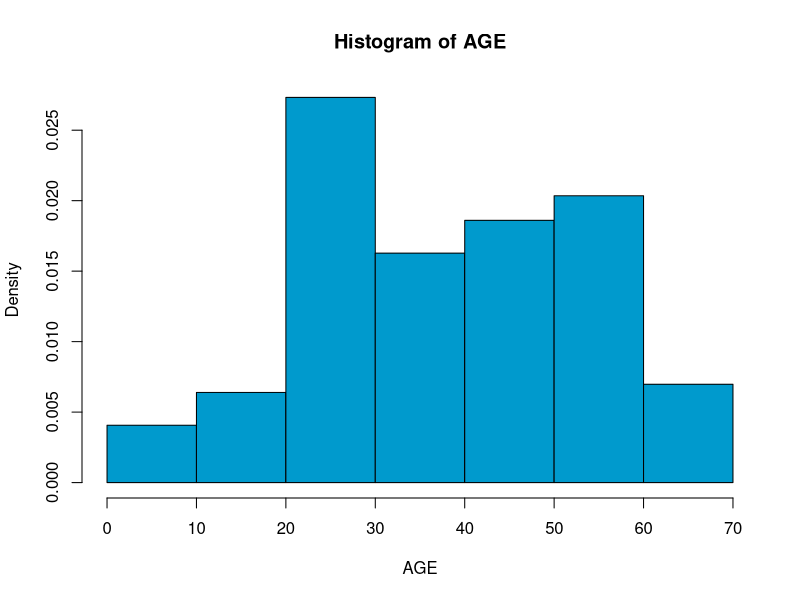
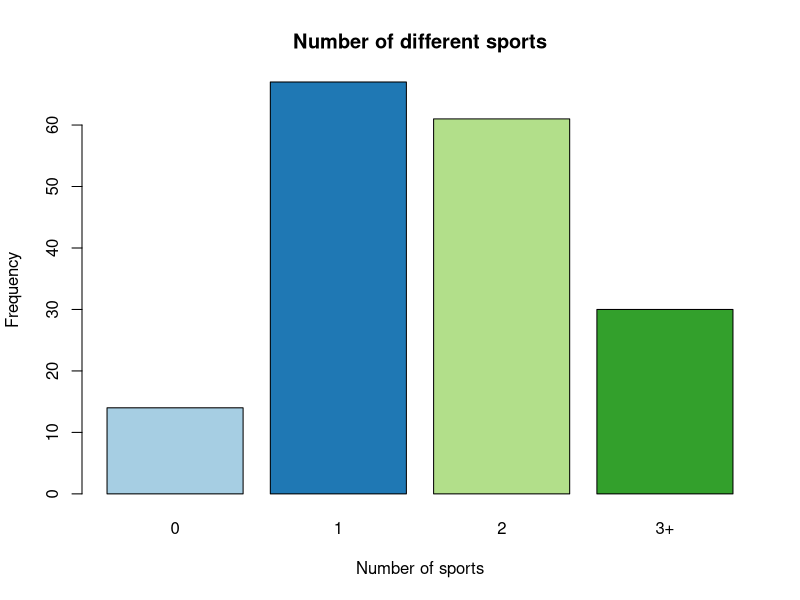
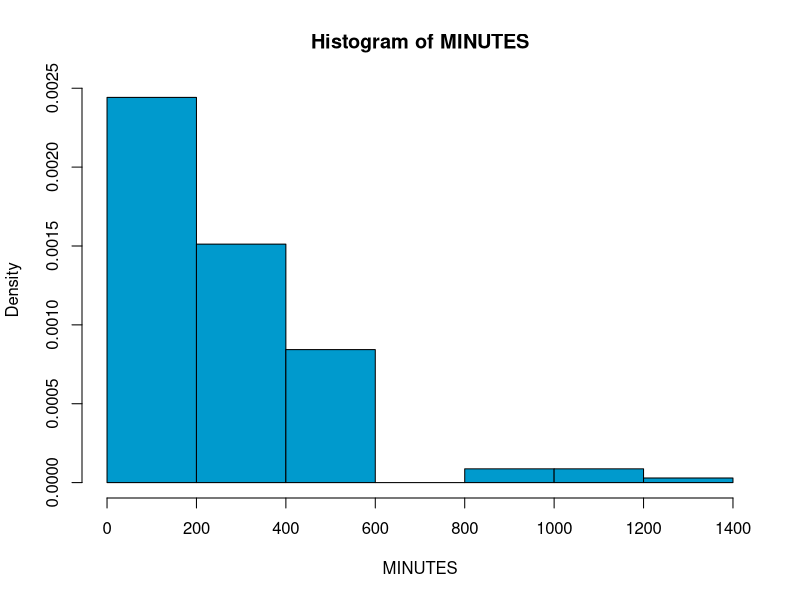

The R source for these figures, in order: (Note: this script raises an error after producing the figures.)
#The project will try to confirm these two hypotheses extracted from the 2022 Survey:
  
  #More than 60% of the Spanish population practiced some kind of sport during last year.
  #Spanish who have practiced sport during 2023 spent at least 326 minutes per week.

#Using statistical methods and clear visual representations, the aim is to present 
#a comprehensive view of sports engagement and to confirm or dismiss the previous 
#hypotheses with the information from the survey. 
library("RColorBrewer")
library(fitdistrplus)

setwd("C:\\Users\\victoria\\OneDrive - Universidad Rey Juan Carlos\\Escritorio\\MASTER\\Statistics for data analysis\\Project\\Statistics")


survey = read.csv("SPORTS_SURVEY.csv",sep = ";", dec = ",")
attach(survey)
names(survey)


## DESCRIPTIVE ANALYSIS: some plots of the data (rest were obtained from Google survey)

#Q1. What is your date of birth?
dev.new()
hist(AGE, freq = F, col= "deepskyblue3")
age_mean= mean(AGE)
age_var = var(AGE)
age_mean
age_var

#Q4. How many types of sports do you practice on a monthly basis?
dev.new()
barplot(table(N_SPORTS),main = "Number of different sports",
        xlab = "Number of sports",
        ylab = "Frequency", col=brewer.pal(n = 4, name = "Paired") )


#Q6. How many minutes did you spend practicing sports last week?
dev.new()
hist(MINUTES, freq = F, col= "deepskyblue3")


#Q7. Which days of the week did you practice these sports last week?

dev.new()
barplot(table(WEEK_BLOCK),main = "Moment of the week",
        ylab = "Frequency", col=brewer.pal(n = 4, name = "Paired") )


#Q8. At what time of the day do you usually exercise?

dev.new()  
barplot(table(DAY_M),main = "Moment of the day",
        ylab = "Frequency", col=brewer.pal(n = 4, name = "Paired") )


##MODEL FITTING

# We choose to fit a univariate distribution model for the minutes variable. 
#By observing the plot, we will try with exponential, gamma and lognormal,
# and compare the results 

#Before fitting, we need to get rid of the 0 on the data, as some distributions
#do not support them.

df_survey = data.frame(survey)
df_nonzero = df_survey[df_survey$MINUTES != 0, , drop = FALSE]
MINUTES_NZ= df_nonzero[,"MINUTES"]
hist(MINUTES_NZ, freq = F, col= "deepskyblue3")

#Fit by MM
fit_MM_exp = fitdist(MINUTES_NZ,"exp",method="mme")
fit_MM_lnorm = fitdist(MINUTES_NZ,"lnorm",method="mme")
fit_MM_gamma = fitdist(MINUTES_NZ,"gamma",method="mme")

fit_MM_exp$estimate
fit_MM_lnorm$estimate
fit_MM_gamma$estimate


#Fit by MLE 
fit_MLE_exp = fitdist(MINUTES_NZ,"exp",method="mle")
fit_MLE_lnorm = fitdist(MINUTES_NZ,"lnorm",method="mle")
fit_MLE_gamma = fitdist(MINUTES_NZ,"gamma",method="mle")

fit_MLE_exp$estimate
fit_MLE_lnorm$estimate
fit_MLE_gamma$estimate

#Plot all together on the histogram
dev.new()
hist(MINUTES_NZ, freq = FALSE, col = 'white', main = 'Distribution fitting', ylim = c(0, 0.004))

curve(dexp(x, rate = fit_MM_exp$estimate), from = 0, col = "red", add = TRUE,lwd = 2)
curve(dexp(x, rate = fit_MLE_exp$estimate), from = 0, col = "blue", add = TRUE, lty = 2,lwd = 2)

grid = seq(0, 1400, 1)
lines(grid, dlnorm(grid, fit_MM_lnorm$estimate[1], fit_MM_lnorm$estimate[2]), col = 'blueviolet', lwd = 2)  
lines(grid, dlnorm(grid, fit_MLE_lnorm$estimate[1], fit_MLE_lnorm$estimate[2]), col = 'cyan4', lwd = 2)  

lines(grid, dgamma(grid, fit_MM_gamma$estimate[1], fit_MM_gamma$estimate[2]), col = "deeppink", lwd = 2)  
lines(grid, dgamma(grid, fit_MLE_gamma$estimate[1], fit_MLE_gamma$estimate[2]), col = "chartreuse3", lty = 2, lwd = 2)  

legend("topright", c("MM exp", "MLE exp", "MM lnorm", "MLE lnorm", "MM gamma", "MLE gamma"), col = c("red", "blue", 'blueviolet', 'cyan4', 'deeppink', 'chartreuse3'), lty = c(1, 2, 1, 1, 1, 2), lwd = 2)  # Ajusta el grosor a 2

# Plot on the ecdf
dev.new()
plot(ecdf(MINUTES_NZ),main='Distribution fitting')
curve(pexp(x, rate = fit_MM_exp$estimate), from = 0, col = "red", add = TRUE,lwd = 2)
curve(pexp(x, rate = fit_MLE_exp$estimate), from = 0, col = "blue", add = TRUE, lty = 2,lwd = 2)

lines(grid, plnorm(grid, fit_MM_lnorm$estimate[1], fit_MM_lnorm$estimate[2]), col = 'blueviolet', lwd = 2)  
lines(grid, plnorm(grid, fit_MLE_lnorm$estimate[1], fit_MLE_lnorm$estimate[2]), col = 'cyan4', lwd = 2)  

lines(grid, pgamma(grid, fit_MM_gamma$estimate[1], fit_MM_gamma$estimate[2]), col = "deeppink", lwd = 2)  
lines(grid, pgamma(grid, fit_MLE_gamma$estimate[1], fit_MLE_gamma$estimate[2]), col = "chartreuse3", lty = 2, lwd = 2)  

legend("topleft", c("MM exp", "MLE exp", "MM lnorm", "MLE lnorm", "MM gamma", "MLE gamma"), col = c("red", "blue", 'blueviolet', 'cyan4', 'deeppink', 'chartreuse3'), lty = c(1, 2, 1, 1, 1, 2), lwd = 2) 


# Model comparison using AIC

fit_MM_exp$aic
fit_MM_lnorm$aic
fit_MM_gamma$aic


fit_MLE_exp$aic
fit_MLE_lnorm$aic
fit_MLE_gamma$aic


# By the AIC, Gamma MLE fits better.

## STATISTICAL INFERENCE OF ONE VARIABLE 

#First hypothesis: More than 60% of the Spanish population practiced some kind 
# of sport during last year.

n=172 #total of people in the sample
e= sum(SPORT_B == 'Si')  # persons who do exercise
p=0.60 #proportion of people that exercise
binom.test(e, n, p, alternative="g")

#pvalue= 2.2e-16--> we can confirm the hypothesis


#Second hypothesis: Spanish who have practiced sport during 2023 spent 
#less than 326 minutes per week

#First, to get a bilateral confidence interval:
t.test(MINUTES_NZ, mu = 326)

#Now we test the hypothesis: 

t.test(MINUTES_NZ, mu = 326, alternative="l")

#pvalue= 0.9995, there is not enough evidence to accept the hypothesis 



## STATISTICAL INFERENCE OF TWO VARIABLES 

        #Chi-squared hypothesis test
    #Test the dependence between doing sports or not and sex
chisq.test(SPORT_B,SEX)
chisq.test(SPORT_B,SEX)$observed
chisq.test(SPORT_B,SEX)$expected

# Cramers' V coefficient
Chi = chisq.test(SPORT_B,SEX)$statistic
N = length(SPORT_B)
V = sqrt(Chi/N)
V

#p-value = 0.466
#there is not sufficient evidence to say they are dependent
#Cramers' V coefficient=0.05559055, as closer to 0, more independency.



  #Test dependance between time of the day and day of the week
  #First approach: with none values and weekend
chisq.test(WEEK_BLOCK,DAY_M)
chisq.test(WEEK_BLOCK,DAY_M)$observed
chisq.test(WEEK_BLOCK,DAY_M)$expected


  #Expected frequencies so small, we modify the data

WEEK_BLOCK_M = ifelse(df_nonzero[,"WEEK_BLOCK"] == 'Weekend', 'Week',df_nonzero[,"WEEK_BLOCK"])

 #Repeat test
chisq.test(WEEK_BLOCK_M,df_nonzero[,"DAY_M"])
chisq.test(WEEK_BLOCK_M,df_nonzero[,"DAY_M"])$observed
chisq.test(WEEK_BLOCK_M,df_nonzero[,"DAY_M"])$expected

# Cramers' V coefficient
Chi2 = chisq.test(WEEK_BLOCK_M,df_nonzero[,"DAY_M"])$statistic
N2 = length(WEEK_BLOCK_M)
V2 = sqrt(Chi2/N2)
V2




        ##Multiple sample hypothesis test (ANOVA)
      #Test for differences in the mean minutes of sport per week
#of people doing different number of type of sports (from 0 to +3).

dev.new()
boxplot(MINUTES~N_SPORTS, col='deepskyblue3')
summary(aov(MINUTES~N_SPORTS))


# Null hypothesis can be rejected as p value is smaller than alpha, or similarly, 
# the factor is statistically significant , so there is enough evidence to affirm 
# that THERE IS AT LEAST A PAIR OF GROUPS WITH DIFFERENT MEANS.

## Correlation hypothesis test
#First, we observe how our data looks, trying several transformations
AGE_NZ= df_nonzero[,"AGE"]
dev.new()
plot(MINUTES_NZ, AGE_NZ, main= 'Original values')
dev.new()
plot(MINUTES_NZ, log(AGE_NZ), main = 'Age log transformed')
dev.new()
plot(log(MINUTES_NZ), AGE_NZ, main = 'Minutes log transformed')
dev.new()
plot(log(MINUTES_NZ), log(AGE_NZ), main = 'Both log transformed')

transformed_data = qlnorm(ppoints(MINUTES_NZ), meanlog = mean(log(MINUTES_NZ)), sdlog = sd(log(MINUTES_NZ)))
dev.new()
plot(transformed_data, AGE_NZ, main= 'Minutes logn transformed')
dev.new()
plot(transformed_data, log(AGE_NZ), main= 'Minutes logn and age log')
dev.new()
plot(transformed_data, sqrt(AGE_NZ), main= 'Minutes logn and age sqrt')


transformed_data_gamma <- qgamma(ppoints(MINUTES_NZ), fit_MLE_gamma$estimate[1], fit_MLE_gamma$estimate[2])
dev.new()
plot(transformed_data_gamma, AGE_NZ, main= 'Minutes gamma transformed')
dev.new()
plot(transformed_data_gamma, sqrt(AGE_NZ), main= 'Minutes gamma and age sqrt')
dev.new()
plot(transformed_data_gamma, log(AGE_NZ), main= 'Minutes gamma and age log')

#Finally, we perform the test on no transformed and yes to compare
#We can apply this test as n is large
length(MINUTES_NZ)
cor.test(MINUTES_NZ, AGE_NZ)
cor.test(transformed_data_gamma, AGE_NZ)

# In order to visualize the correlation line, we need to rescale
dev.new()
scaled_minutes <- MINUTES_NZ / max(MINUTES_NZ)
plot(AGE_NZ, scaled_minutes, main = 'Correlation test age vs minutes')
abline(lm(scaled_minutes ~ AGE_NZ))

dev.new()
scaled_transformed_data_gamma <- transformed_data_gamma / max(transformed_data_gamma)
plot(AGE_NZ, scaled_transformed_data_gamma, main = 'Correlation test age vs gamma(minutes)', ylab = 'Scaled transformed_data_gamma', xlab = 'AGE_NZ')
abline(lm(scaled_transformed_data_gamma ~ AGE_NZ))
